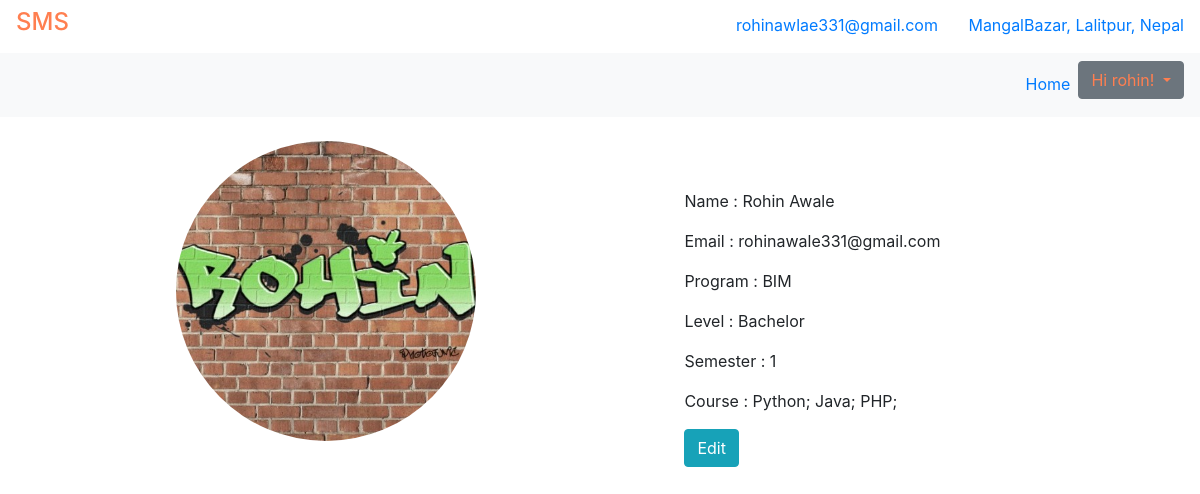
/profile/ (signed in), run on the app's committed database.
### Student/models.py (models this page shows, shortened)
class Student(models.Model):
    user = models.OneToOneField(User, on_delete=models.CASCADE, null=True)
    first_name = models.CharField(max_length=100, null=True)
    last_name = models.CharField(max_length=100, null=True)
    picture = models.ImageField(upload_to='profile_pic', null=True, blank=True, default='no-img.png')
    email = models.EmailField(max_length=100, null=True)
    program = models.ForeignKey(Program, on_delete=models.SET_NULL, null=True)
    course = models.ManyToManyField(Course, related_name='course', blank=True)
    semester = models.IntegerField(choices=SEMESTER, default=1)
    level = models.CharField(max_length=100, choices=LEVELS, default='Bachelor')

class Program(models.Model):
    name = models.CharField(max_length=150)
    summary = models.TextField(null=True, blank=True)
    def __str__(self):
        return self.name

class Course(models.Model):
    name = models.CharField(max_length=100)
    summary = models.TextField(max_length=600, null=True, blank=True)
    program = models.ForeignKey(Program, on_delete=models.CASCADE)
    credits = models.IntegerField(null=True, default=0)
    semester = models.IntegerField(choices=SEMESTER, default=1)
    level = models.CharField(max_length=100, choices=LEVELS, default='Bachelor')

### Student/views.py (the view)
# urls.py: path('profile/', views.profile, name='profile'),
@login_required()
def profile(request):
    pk = request.user.id
    if request.method == "POST":
        form = ProfileForm(request.POST, request.FILES)
        if form.is_valid():
            post = form.save(commit=False)
            post.user = request.user
            post.save()
            post.picture = form.cleaned_data['picture']
            cat = Course.objects.get(pk=request.POST['course'])
            post.course.add(cat)
            messages.success(request, 'Successfully created new Profile')
            return redirect('profile')
    else:
        form = ProfileForm()
    args = {'profile': Student.objects.filter(user_id=pk).first(), 'form': form}
    return render(request, 'Student/profile.html', args)

### Student/templates/Student/profile.html (shortened to what this page needs)
{% extends 'Student/layout.html' %}
{% block content %}
    <div class="container mx-auto mt-4">
        {% if profile %}
            <div class="row mx-auto">
                <div class="col-md-3 mx-auto">
                    <image src="{{ profile.picture.url }}"   class="rounded-circle" width="300" height="300"/>
                </div>
                <div class="col-md-4 mx-auto mt-5">
                    <p>Name : {{ profile.first_name }}&nbsp;{{ profile.last_name }}</p>
                    <p>Email : {{ profile.email }}</p>
                    <p>Program : {{ profile.program }}</p>
                    <P>Level : {{ profile.level }}</P>
                    <p>Semester : {{ profile.semester }} </p>
                    <p>Course : {% for course in profile.course.values %}
                        {{ course.name }};
                    {% endfor %}</p>
                    <p><a href="{% url 'profile_edit' %} " class="btn btn-info">Edit</a> </p>
                </div>
            </div>
        {% endif %}
    </div>
{% endblock %}

### Student/templates/Student/layout.html (shortened to what this page needs)
<!DOCTYPE html>
<html lang="en">
<head>
    {% load static %}
    <link rel="stylesheet" href="{% static 'css/bootstrap.min.css' %}">
    <link rel="stylesheet" href="{% static 'css/font-awesome.min.css' %}">
</head>
<body>
	<div class="navbar bg-default">
			<a href="/" class="site-logo"><h4 style="color:coral">SMS</h4></a>
			<ul class="navbar-nav ml-auto">
				<li class="nav-item">
					<i class="nav-link fa fa-envelope" style="color:coral"></i>&nbsp;<span class="text-primary">rohinawlae331@gmail.com</span>&nbsp;&nbsp;
                    <i class="nav-link fa fa-map-marker" style="color:coral"></i>&nbsp;<span class="text-primary">MangalBazar, Lalitpur, Nepal</span>
				</li>
			</ul>
	</div>
    <nav class="navbar navbar-expand-lg navbar-light bg-light">
        <div class="collapse navbar-collapse" id="navbarNav">
            <ul class="navbar-nav ml-auto text-primary">
                <li class="nav-item">
                    <a class="nav-link text-primary" href="/"><i class="nav-link fa fa-home" style="color:coral"></i>&nbsp;Home<span class="sr-only">(current)</span></a>
                </li>
                {% if user.is_authenticated %}
                    <li class="nav-item">
                        <div class="dropdown">
                            <button class="btn btn-secondary dropdown-toggle" style="color:coral" type="button" id="dropdownMenuButton" data-toggle="dropdown" aria-haspopup="true" aria-expanded="false">
                                Hi {{ user.username }}!
                            </button>
                        </div>
                    </li>
                {% endif  %}
            </ul>
        </div>
    </nav>
{% block content %}
{% endblock %}
</body>
</html>

### data on the page
Student: picture (picture), first_name "Rohin", last_name "Awale", email "rohinawale331@gmail.com", program "BIM", level "Bachelor", semester "1"
Course: name "Python"
Course: name "Java"
Course: name "PHP"

### other printed values
{{ user.username }} "rohin"
